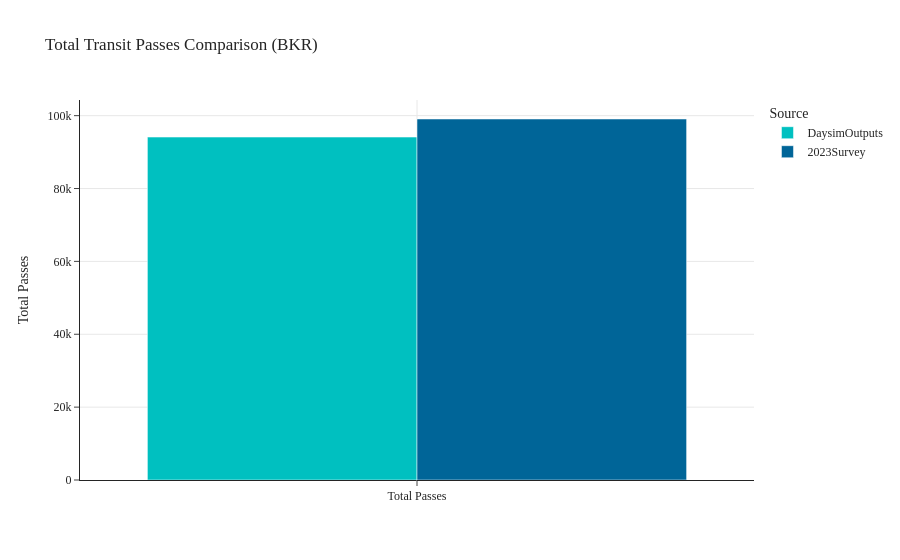

Source (notebook cell):
### Code cell
transit_pass_ownership(data1=data_daysim_bkr, data2=data_survey_bkr, data3=data_fullsurvey_bkr, tag='BKR')

### Figure 1 — Plotly figure (JSON) as saved in the notebook; plotly's stock layout.template omitted (floating-point values rounded to 4 significant figures)
{"data": [{"alignmentgroup": "True", "hovertemplate": "Source=DaysimOutputs<br>Metric=%{x}<br>Total Passes=%{y}<extra></extra>", "legendgroup": "DaysimOutputs", "marker": {"color": "#00C0C0", "pattern": {"shape": ""}}, "name": "DaysimOutputs", "offsetgroup": "DaysimOutputs", "orientation": "v", "showlegend": true, "textposition": "auto", "type": "bar", "x": ["Total Passes"], "xaxis": "x", "y": [94120.0], "yaxis": "y"}, {"alignmentgroup": "True", "hovertemplate": "Source=2023Survey<br>Metric=%{x}<br>Total Passes=%{y}<extra></extra>", "legendgroup": "2023Survey", "marker": {"color": "#006598", "pattern": {"shape": ""}}, "name": "2023Survey", "offsetgroup": "2023Survey", "orientation": "v", "showlegend": true, "textposition": "auto", "type": "bar", "x": ["Total Passes"], "xaxis": "x", "y": [99080.0], "yaxis": "y"}], "layout": {"barmode": "group", "legend": {"title": {"text": "Source"}, "tracegroupgap": 0}, "title": {"text": "Total Transit Passes Comparison (BKR)"}, "xaxis": {"anchor": "y", "domain": [0.0, 1.0], "showgrid": true, "title": {"text": ""}}, "yaxis": {"anchor": "x", "domain": [0.0, 1.0], "showgrid": true, "title": {"text": "Total Passes"}}}}
